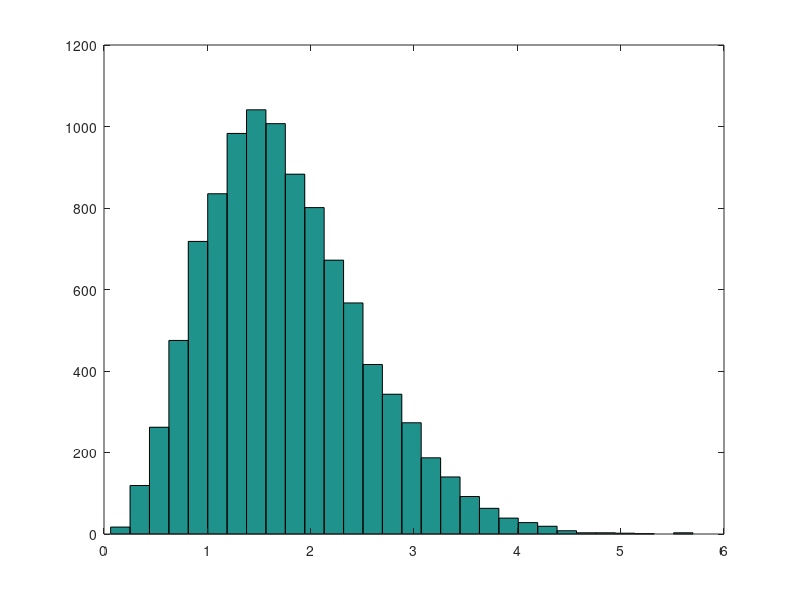

Reproduce this figure in MATLAB.
function test_tangent_vectors()
    N = 10000;
    
    normal = [0 1 0];
    tangent_vectors_1 = rand(N,3);
    tangent_vectors_2 = zeros(N,3);
    gaussian_numbers = normrnd(0,1,N,2);
    skewed_gaussian_numbers = sqrt(-2*log(rand(N,1)));
    velocities = zeros(N,3);
    v_norms = zeros(N,1);
    
    for i=1:N
        tangent_vectors_1(i,:) = tangent_vectors_1(i,:) / norm(tangent_vectors_1(i,:),2);
        tangent_vectors_2(i,:) = cross(normal,tangent_vectors_1(i,:));
        
        velocities(i,1) = normal(1)*skewed_gaussian_numbers(i) + tangent_vectors_1(i,1)*gaussian_numbers(i,1) + tangent_vectors_2(i,1)*gaussian_numbers(i,2);
        velocities(i,2) = normal(2)*skewed_gaussian_numbers(i) + tangent_vectors_1(i,2)*gaussian_numbers(i,1) + tangent_vectors_2(i,2)*gaussian_numbers(i,2);
        velocities(i,3) = normal(1)*skewed_gaussian_numbers(i) + tangent_vectors_1(i,3)*gaussian_numbers(i,1) + tangent_vectors_2(i,3)*gaussian_numbers(i,2);
        v_norms(i) = norm(velocities(i,:),2);
    end
    
    hist(v_norms,30)
    
    
    
end